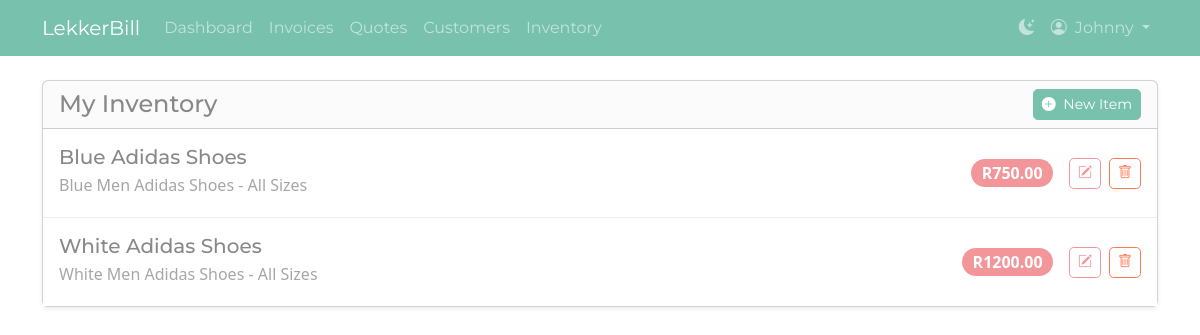
The page /inventory/ (signed in) on the database its author committed.
### invoices/models.py (models this page shows, shortened)
class InventoryItem(models.Model):
    user = models.ForeignKey(User, on_delete=models.CASCADE)
    name = models.CharField(max_length=255, help_text="The name of the product or service.")
    description = models.TextField(blank=True, null=True, help_text="A default description for the item.")
    unit_price = models.DecimalField(max_digits=10, decimal_places=2, help_text="The default price for one unit.")
    created_at = models.DateTimeField(auto_now_add=True)
    updated_at = models.DateTimeField(auto_now=True)
    class Meta:
        unique_together = ('user', 'name')
        ordering = ['name']

### invoices/views.py (the view)
# urls.py: path('inventory/', views.inventory_list, name='inventory_list'),
@login_required
def inventory_list(request):
    inventory_items = InventoryItem.objects.filter(user=request.user)
    context = {
        'inventory_items': inventory_items,
        'title': 'My Inventory'
    }
    return render(request, 'invoices/inventory_list.html', context)

### invoices/templates/invoices/inventory_list.html (shortened to what this page needs)
{% extends "invoices/base.html" %}
{% block content %}
<div class="card shadow-sm">
    <div class="card-header">
        <div class="d-flex justify-content-between align-items-center">
            <h1 class="h4 mb-0">{{ title }}</h1>
            <a href="{% url 'inventory_create' %}" class="btn btn-primary btn-sm">
                <i class="bi-plus-circle-fill me-1"></i> New Item
            </a>
        </div>
    </div>
    <div class="card-body p-0">
        <div class="list-group list-group-flush">
            {% for item in inventory_items %}
                <div class="list-group-item list-group-item-action d-flex justify-content-between align-items-center py-3">
                    <div>
                        <h5 class="mb-1">{{ item.name }}</h5>
                        <p class="mb-1 text-muted">{{ item.description|default:"No description." }}</p>
                    </div>
                    <div class="d-flex align-items-center">
                        <span class="badge bg-secondary rounded-pill fs-6 me-3">R{{ item.unit_price|floatformat:2 }}</span>
                        <a href="{% url 'inventory_update' item.id %}" class="btn btn-sm btn-outline-secondary me-2" title="Edit"><i class="bi bi-pencil-square"></i></a>
                        <a href="{% url 'inventory_delete' item.id %}" class="btn btn-sm btn-outline-danger" title="Delete"><i class="bi bi-trash"></i></a>
                    </div>
                </div>
            {% empty %}
                <div class="list-group-item text-center p-4">
                    <p class="mb-2">You haven't saved any products or services yet.</p>
                    <a href="{% url 'inventory_create' %}" class="btn btn-success">Create Your First Item</a>
                </div>
            {% endfor %}
        </div>
    </div>
</div>
{% endblock %}

### invoices/templates/invoices/base.html (shortened to what this page needs)
{% load static %}
<!DOCTYPE html>
<html lang="en">
<head>
    <link rel="stylesheet" href="https://cdn.jsdelivr.net/npm/bootstrap-icons@1.11.3/font/bootstrap-icons.min.css">
    <link id="theme-light" rel="stylesheet" href="https://bootswatch.com/5/minty/bootstrap.min.css">
    <link id="theme-dark" rel="stylesheet" href="https://bootswatch.com/5/superhero/bootstrap.min.css" disabled>
    <link href="https://cdn.jsdelivr.net/npm/tom-select@2.3.1/dist/css/tom-select.bootstrap5.css" rel="stylesheet">
</head>
<body>
    <nav class="navbar navbar-expand-lg" id="main-navbar">
        <div class="container">
            <a class="navbar-brand" href="{% url 'dashboard' %}">LekkerBill</a>
            <div class="collapse navbar-collapse" id="navbarNav">
                {% if user.is_authenticated %}
                <ul class="navbar-nav me-auto mb-2 mb-lg-0">
                    <li class="nav-item">
                        <a class="nav-link" href="{% url 'dashboard' %}">Dashboard</a>
                    </li>
                    <li class="nav-item">
                        <a class="nav-link" href="{% url 'invoice_list' %}">Invoices</a>
                    </li>
                    <li class="nav-item">
                        <a class="nav-link" href="{% url 'quote_list' %}">Quotes</a>
                    </li>
                    <li class="nav-item">
                        <a class="nav-link" href="{% url 'customer_list' %}">Customers</a>
                    </li>
                    <li class="nav-item">
                        <a class="nav-link" href="{% url 'inventory_list' %}">Inventory</a>
                    </li>
                </ul>
                <ul class="navbar-nav">
                    <li class="nav-item">
                        <a href="#" class="nav-link" id="theme-toggler" title="Toggle theme">
                            <i class="bi" id="theme-icon"></i>
                        </a>
                    </li>
                    <li class="nav-item dropdown">
                        <a class="nav-link dropdown-toggle" href="#" role="button" data-bs-toggle="dropdown" aria-expanded="false">
                            <i class="bi-person-circle me-1"></i> {{ user.username }}
                        </a>
                    </li>
                </ul>
                {% endif %}
            </div>
        </div>
    </nav>
    <main class="container mt-4">
        {% block content %}{% endblock %}
    </main>
</body>
</html>

### rows shown on the page
InventoryItem: name "Blue Adidas Shoes", description "Blue Men Adidas Shoes - All Sizes", unit_price "750.00"
InventoryItem: name "White Adidas Shoes", description "White Men Adidas Shoes - All Sizes", unit_price "1200.00"

### other values the page prints
{{ user.username }} "Johnny"
{{ title }} "My Inventory"
